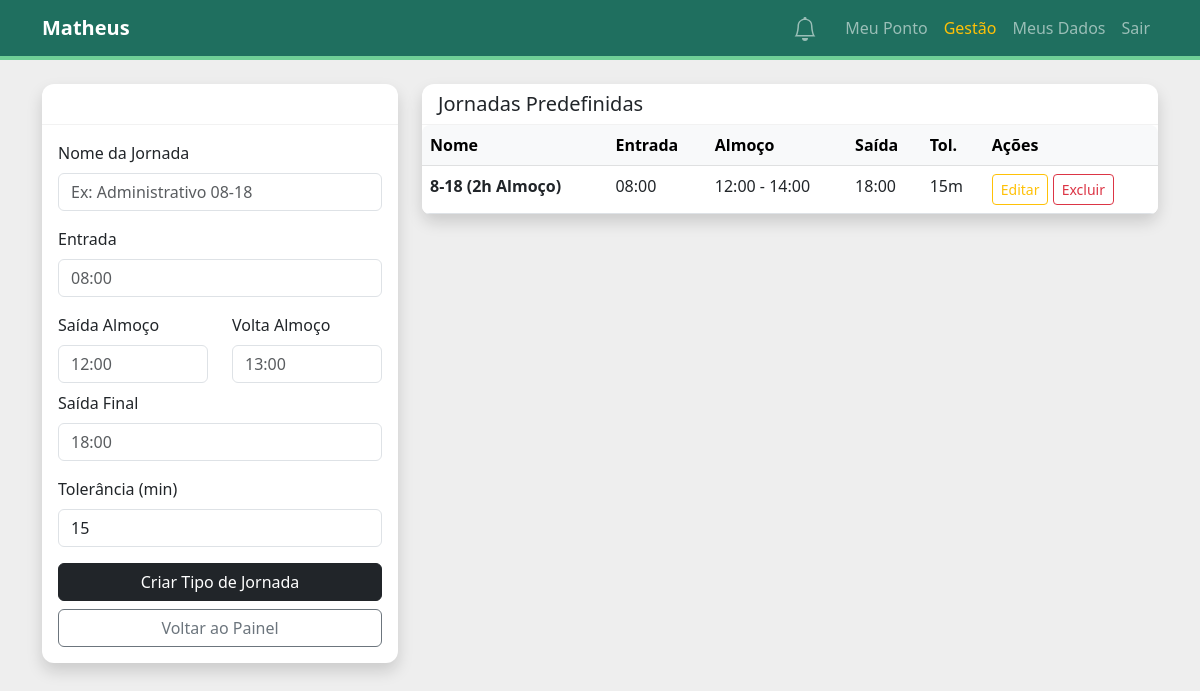
The page /manager/journey-types (signed in) on the database its author committed.
### src/domain/model.py (models this page shows, shortened)
class User:
    @property
    def is_profile_complete(self) -> bool:
        return self.profile.is_complete()
    @property
    def unread_notifications_count(self) -> int:
        return sum(1 for n in self.notifications if not n.is_read)

@dataclass
class JourneyType:
    name: str
    expected_arrival: time
    expected_lunch_start: time
    expected_lunch_end: time
    expected_departure: time
    tolerance_minutes: int = 15
    journey_id: Optional[int] = None

### src/entrypoints/flask_app.py (the view, shortened to what this page needs)
@app.route("/manager/journey-types", methods=["GET", "POST"])
@login_required
def manage_journeys():
    if current_user.role not in ["manager", "admin"]:
        flash("Acesso não autorizado.", "danger")
        return redirect(url_for("dashboard"))
    uow = SqlAlchemyUnitOfWork()
    form = JourneyTypeForm()
    with uow:
        journeys = services.list_journey_types(uow)
        return render_template("manage_journeys.html", form=form, journeys=journeys)

### src/entrypoints/forms.py
class JourneyTypeForm(FlaskForm):
    name = StringField("Nome da Jornada", validators=[DataRequired()])
    arrival = StringField("Chegada Esperada (HH:MM)", validators=[DataRequired()])
    lunch_start = StringField("Início Almoço (HH:MM)", validators=[DataRequired()])
    lunch_end = StringField("Fim Almoço (HH:MM)", validators=[DataRequired()])
    departure = StringField("Saída Esperada (HH:MM)", validators=[DataRequired()])
    tolerance = StringField("Tolerância (minutos)", default="15", validators=[DataRequired()])
    submit = SubmitField("Criar Tipo de Jornada")

### src/adapters/repository.py (called while the page is built)
    def get_user_by_id(self, user_id: int) -> Optional[User]:
        return self.session.query(User).filter_by(user_id=user_id).first()

### src/domain/model.py (called while the page is built)
    def is_complete(self) -> bool:
        return all([
            self.registration_number,
            self.cpf,
            self.department,
            self.position,
            self.secretariat,
            self.full_name
        ])

### src/entrypoints/flask_app.py (called while the page is built)
@login_manager.user_loader
def load_user(user_id):
    uow = SqlAlchemyUnitOfWork()
    with uow:
        user = uow.users.get_user_by_id(int(user_id))
        if user:
            return AuthenticatedUser(user)
    return None

@app.context_processor
def inject_notifications():
    if current_user.is_authenticated:
        uow = SqlAlchemyUnitOfWork()
        with uow:
            user = uow.users.get_user_by_id(current_user.id)
            if user:
                notifs = [
                    {"message": n.message, "is_read": n.is_read, "created_at": n.created_at}
                    for n in user.notifications[:20]
                ]
                return {
                    "user_notifs": notifs,
                    "user_notifs_count": user.unread_notifications_count
                }
    return {"user_notifs": [], "user_notifs_count": 0}

### src/service_layer/services.py (called while the page is built)
def list_journey_types(uow: AbstractUnitOfWork) -> List[JourneyType]:
    with uow:
        return uow.session.query(JourneyType).all()

### src/service_layer/unit_of_work.py (called while the page is built)
    def __enter__(self):
        return self

    def __exit__(self, *args):
        self.rollback()

    def __enter__(self):
        if self._nested_count == 0:
            self.session: Session = self.session_factory()
            self.users = SqlAlchemyRepository(self.session)
        self._nested_count += 1
        return super().__enter__()

    def __exit__(self, *args):
        self._nested_count -= 1
        if self._nested_count == 0:
            super().__exit__(*args)
            self.session.close()
        else:
            pass

### src/entrypoints/templates/manage_journeys.html (shortened to what this page needs)
{% extends "base.html" %}
{% block content %}
<div class="row">
    <div class="col-md-4">
        <div class="card shadow">
            <div class="card-header bg-dark text-white">
                <h5 class="mb-0">Novo Tipo de Jornada</h5>
            </div>
            <div class="card-body">
                <form method="POST">
                    <div class="mb-3">
                        <label class="form-label">Nome da Jornada</label>
                        {{ form.name(class="form-control", placeholder="Ex: Administrativo 08-18") }}
                    </div>
                    <div class="mb-3">
                        <label class="form-label">Entrada</label>
                        {{ form.arrival(class="form-control", placeholder="08:00") }}
                    </div>
                    <div class="mb-2 row">
                        <div class="col">
                            <label class="form-label">Saída Almoço</label>
                            {{ form.lunch_start(class="form-control", placeholder="12:00") }}
                        </div>
                        <div class="col">
                            <label class="form-label">Volta Almoço</label>
                            {{ form.lunch_end(class="form-control", placeholder="13:00") }}
                        </div>
                    </div>
                    <div class="mb-3">
                        <label class="form-label">Saída Final</label>
                        {{ form.departure(class="form-control", placeholder="18:00") }}
                    </div>
                    <div class="mb-3">
                        <label class="form-label">Tolerância (min)</label>
                        {{ form.tolerance(class="form-control") }}
                    </div>
                    <div class="d-grid gap-2">
                        {{ form.submit(class="btn btn-dark") }}
                        <a href="{{ url_for('management_panel') }}" class="btn btn-outline-secondary">Voltar ao Painel</a>
                    </div>
                </form>
            </div>
        </div>
    </div>
    <div class="col-md-8">
        <div class="card shadow">
            <div class="card-header bg-white">
                <h5 class="mb-0">Jornadas Predefinidas</h5>
            </div>
            <div class="card-body p-0">
                <table class="table table-hover mb-0">
                    <thead class="table-light">
                        <tr>
                            <th>Nome</th>
                            <th>Entrada</th>
                            <th>Almoço</th>
                            <th>Saída</th>
                            <th>Tol.</th>
                            <th>Ações</th>
                        </tr>
                    </thead>
                    <tbody>
                        {% for j in journeys %}
                        <tr>
                            <td><strong>{{ j.name }}</strong></td>
                            <td>{{ j.expected_arrival.strftime('%H:%M') }}</td>
                            <td>{{ j.expected_lunch_start.strftime('%H:%M') }} - {{ j.expected_lunch_end.strftime('%H:%M') }}</td>
                            <td>{{ j.expected_departure.strftime('%H:%M') }}</td>
                            <td>{{ j.tolerance_minutes }}m</td>
                            <td>
                                <a href="{{ url_for('edit_journey', journey_id=j.journey_id) }}" class="btn btn-sm btn-outline-warning">Editar</a>
                                <form action="{{ url_for('delete_journey', journey_id=j.journey_id) }}" method="POST" class="d-inline">
                                    <button type="submit" class="btn btn-sm btn-outline-danger" onclick="return confirm('Excluir este template de jornada?')">Excluir</button>
                                </form>
                            </td>
                        </tr>
                        {% else %}
                        <tr><td colspan="5" class="text-center py-4">Nenhuma jornada cadastrada.</td></tr>
                        {% endfor %}
                    </tbody>
                </table>
            </div>
        </div>
    </div>
</div>
{% endblock %}

### src/entrypoints/templates/base.html (shortened to what this page needs)
<!DOCTYPE html>
<html lang="pt-br">
<head>
    <link href="https://cdn.jsdelivr.net/npm/bootstrap@5.3.0/dist/css/bootstrap.min.css" rel="stylesheet">
    <link rel="stylesheet" href="{{ url_for('static', filename='style.css') }}">
</head>
<body>
    <nav class="navbar navbar-expand-lg navbar-dark mb-4">
        <div class="container">
            <a class="navbar-brand fw-bold" href="{{ url_for('index') }}">
                {% if current_user.is_authenticated %}
                    {% if current_user.full_name %}
                        {{ current_user.full_name.split()[0] }}
                    {% else %}
                        {{ current_user.email.split('@')[0] }}
                    {% endif %}
                {% else %}
                    BANCO DE EMPREGOS
                {% endif %}
            </a>
            <div class="collapse navbar-collapse" id="navbarNav">
                <div class="navbar-nav ms-auto align-items-center">
                    {% if current_user.is_authenticated %}
                        <div class="nav-item dropdown me-3">
                            <a class="nav-link position-relative p-1" href="#" id="notifDropdown" role="button" data-bs-toggle="modal" data-bs-target="#notifModal" onclick="markRead()">
                            </a>
                        </div>
                        <a class="nav-link" href="{{ url_for('dashboard') }}">Meu Ponto</a>
                        {% if current_user.role in ['manager', 'admin'] %}
                            <a class="nav-link text-warning" href="{{ url_for('management_panel') }}">Gestão</a>
                        {% endif %}
                        <a class="nav-link" href="{{ url_for('profile') }}">Meus Dados</a>
                        <a class="nav-link" href="{{ url_for('logout') }}">Sair</a>
                    {% else %}
                        <a class="nav-link" href="{{ url_for('login') }}">Login</a>
                    {% endif %}
                </div>
            </div>
        </div>
    </nav>
    <div class="container">
        {% block content %}{% endblock %}
    </div>
</body>
</html>

### src/entrypoints/static/style.css (style rules this page uses)
:root { --bg-color: #EEEEEE; --primary-mint: #6FCF97; --secondary-teal: #2FA084; --dark-accent: #1F6F5F; --text-dark: #333333; --white: #ffffff; }
body { background-color: var(--bg-color); color: var(--text-dark); font-family: 'Segoe UI', Tahoma, Geneva, Verdana, sans-serif; }
.navbar { background-color: var(--dark-accent) !important; border-bottom: 4px solid var(--primary-mint); }
.card { border: none; border-radius: 12px; background-color: var(--white); transition: transform 0.2s; }
.card-header { background-color: transparent !important; border-bottom: 1px solid rgba(0,0,0,0.05); font-weight: 600; }
.table { background-color: var(--white); border-radius: 8px; overflow: hidden; }

### rows shown on the page
User: full_name "Matheus"
JourneyType: name "8-18 (2h Almoço)", expected_arrival "08:00", expected_lunch_start "12:00", expected_lunch_end "14:00", expected_departure "18:00", tolerance_minutes "15"
